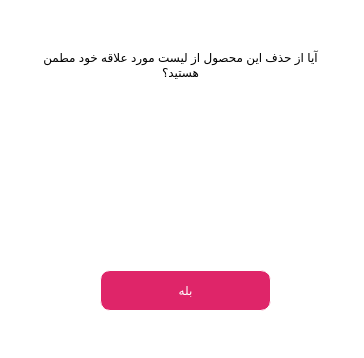
<?xml version="1.0" encoding="UTF-8"?>
<ui version="4.0">
 <class>Dialog</class>
 <widget class="QDialog" name="Dialog">
  <property name="geometry">
   <rect>
    <x>0</x>
    <y>0</y>
    <width>364</width>
    <height>358</height>
   </rect>
  </property>
  <property name="windowTitle">
   <string>Dialog</string>
  </property>
  <property name="styleSheet">
   <string notr="true">background-color : #fff</string>
  </property>
  <widget class="QLabel" name="message_lbl">
   <property name="geometry">
    <rect>
     <x>30</x>
     <y>50</y>
     <width>301</width>
     <height>161</height>
    </rect>
   </property>
   <property name="styleSheet">
    <string notr="true">font: 20pt &quot;B narm&quot;;</string>
   </property>
   <property name="text">
    <string>آیا از حذف این محصول از لیست مورد علاقه خود مطمن هستید؟</string>
   </property>
   <property name="alignment">
    <set>Qt::AlignHCenter|Qt::AlignTop</set>
   </property>
   <property name="wordWrap">
    <bool>true</bool>
   </property>
  </widget>
  <widget class="QPushButton" name="confirm_btn">
   <property name="geometry">
    <rect>
     <x>100</x>
     <y>270</y>
     <width>171</width>
     <height>41</height>
    </rect>
   </property>
   <property name="styleSheet">
    <string notr="true">#confirm_btn{
	background-color: #df2569;
	color : #fff;
	border:1px solid #fff;
	font: 10pt &quot;IRANSans&quot;;
	border-radius : 10%;
	
}
</string>
   </property>
   <property name="text">
    <string>بله</string>
   </property>
  </widget>
 </widget>
 <resources/>
 <connections/>
</ui>
